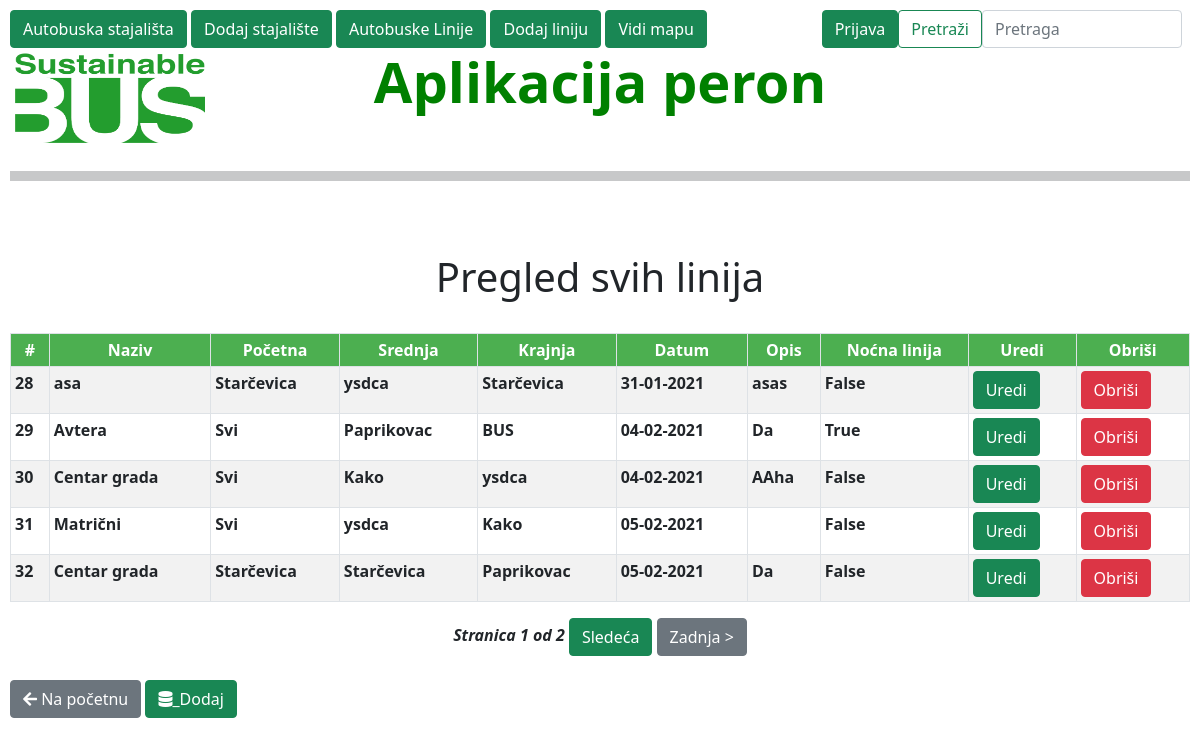
The app's page /line/ with its own data.
### peron/models.py (models this page shows, shortened)
class Line(models.Model):
    name = models.CharField(max_length=200, blank=False)
    start = models.ForeignKey('Station', on_delete=models.CASCADE, null=False, blank=False, related_name='start')
    middle = models.ForeignKey('Station', on_delete=models.CASCADE, null=False, blank=False, related_name='middle')
    end = models.ForeignKey('Station', on_delete=models.CASCADE, null=False, blank=False, related_name='end')
    create_at = models.DateField(auto_now_add=True, blank=False)
    note = models.TextField(blank=True)
    night_line = models.BooleanField(default=False)

class Station(models.Model):
    name = models.CharField(max_length=200, blank = False)
    create_at = models.DateField(auto_now_add=True, blank=False)
    note = models.TextField(blank=True)
    longitude = models.DecimalField(max_digits=9, decimal_places=6, blank = False)
    latitude = models.DecimalField(max_digits=9, decimal_places=6, blank = False)
    def __str__(self):
        return self.name

### peron/views.py (the view)
# urls.py: path('line/', LineList.as_view(), name='lineList'),
class LineList(ListView):
    paginate_by = 5
    model = Line

### peron/templates/peron/line_list.html (shortened to what this page needs)
{% extends 'peron/base.html' %}
{% load static %}
{% block content %}
<body><br><br>
<h1 style = "text-align: center;">Pregled svih linija</h1><br>
<table class = "table table-striped table-bordered table-sm">
    <thead class = "thead-dark">
            <th>#</th>
            <th>Naziv</th>
            <th>Početna</th>
            <th>Srednja</th>
            <th>Krajnja</th>
            <th>Datum</th>
            <th>Opis</th>
            <th>Noćna linija</th>
            <th>Uredi</th>
            <th>Obriši</th>
    </thead>
{% for line in line_list %}
        <tr>
            <td>{{line.id}}</td>
            <td>{{line.name}}</td>
            <td>{{line.start}}</td>
            <td>{{line.middle}}</td>
            <td>{{line.end}}</td>
            <td>{{line.create_at}}</td>
            <td>{{line.note}}</td>
            <td>{{line.night_line}}</td>
            <td>
                <a href = "/line_edit/{{line.id}}"><span class = "btn btn-success">Uredi</span></a>
            </td>
            <td>
                <a href = "/line_delete/{{line.id}}" class = "btn btn-danger">Obriši</a>
            </td>
        </tr>
{% endfor %}
</table>
<div class="d-flex justify-content-center">
    <span class="step-links">
        <span class="current">
            <i><b>Stranica {{ page_obj.number }} od {{ page_obj.paginator.num_pages }}</b></i>
        </span>
        {% if page_obj.has_next %}
            <button class = "btn btn-success"><a href="?page={{ page_obj.next_page_number }}" style = "color: white; text-decoration: none;">Sledeća</a></button>
            <button class="btn btn-secondary"><a href="?page={{ page_obj.paginator.num_pages }}" style = "color: white; text-decoration: none;">Zadnja &gt;</a></button>
        {% endif %}
    </span>
</div>
<br>
<button class="btn btn-secondary"><i class="fa fa-arrow-left" aria-hidden="true"></i>
</i><a href="/" style = "color: white; text-decoration: none;">Na početnu</a></button>
<button type = "submit" class = "btn btn-success"><i class = "fas fa-database"></i><a href="../line_add" style = "color: white; text-decoration: none;">_Dodaj</a></button>
</body>
</html>
{% endblock %}

### peron/templates/peron/base.html (shortened to what this page needs)
{% load static %}
<!doctype html>
<html lang="en">
    <head>
        <link rel="stylesheet" href="{% static 'css/style.css' %}" >
        <link href="https://cdn.jsdelivr.net/npm/bootstrap@5.0.0-beta1/dist/css/bootstrap.min.css"
        rel="stylesheet">
        <link rel="stylesheet" href="https://cdnjs.cloudflare.com/ajax/libs/font-awesome/5.15.2/css/all.min.css">
    </head>
        <body>
            <div>
                    <div class="jumbotron">
                        <nav>
                            <div>
                                <a href="/station" class = "btn btn-success">Autobuska stajališta</a>
                                <a href="/station_add" class = "btn btn-success">Dodaj stajalište</a>
                                <a href="/line" class = "btn btn-success">Autobuske Linije</a>
                                <a href="/line_add" class = "btn btn-success">Dodaj liniju</a>
                                <a href="/map" class = "btn btn-success">Vidi mapu</a>
                                <input class="form-control me-2" type="search" style = "width: 200px; float: right; position: relative;" placeholder="Pretraga" aria-label="Search">
                                <button class="btn btn-outline-success" style = "position: relative; float: right" type="submit">Pretraži</button>
                                {% if user.is_authenticated %}
                                    <a href="{% url 'logout' %}" class = "btn btn-danger" style = "float: right; margin-left: 5px; margin-right: 5px;">Odjava</a>
                                    <a href="{% url 'profile' %}" class = "btn btn-success" style = "background-color: #4CAF50; float:right;"><i class="far fa-user"></i></a>
                                {% else %}
                                    <a href="{% url 'login' %}" class = "btn btn-success" style = "float: right;">Prijava</a>
                                {% endif %}
                            </div>
                        </nav>
                        <a href="/"><img border = "0" alt = "BusImage" src="{% static 'images/logo.png' %}" width="200" height="100" style = "position: absolute; padding: 5px;"></a>
                        <h1 class="display-4 text-center" style = "font-weight: bold; text-align: center; color:green;">Aplikacija peron</h1><br>
                        <hr style="height:10px;" class="my-4">
                        {% block content %}
                        {% endblock %}
        </body>
</html>

### peron/static/css/style.css (style rules this page uses)
html { height: 100%; margin: 0; padding: 5px; }
body { background-color: hsla(89, 63%, 36%, 0.9); height: 100%; padding: 5px; }
td { font-weight: bold; }
th { background-color: #4CAF50 !important; color: white; text-align: center !important; }
* { box-sizing: border-box; }
body { margin: 0; padding: 5; }

### records on screen
Line: id "28", name "asa", start "Starčevica", middle "ysdca", end "Starčevica", create_at "31-01-2021", note "asas", night_line "False"
Line: id "29", name "Avtera", start "Svi", middle "Paprikovac", end "BUS", create_at "04-02-2021", note "Da", night_line "True"
Line: id "30", name "Centar grada", start "Svi", middle "Kako", end "ysdca", create_at "04-02-2021", note "AAha", night_line "False"
Line: id "31", name "Matrični", start "Svi", middle "ysdca", end "Kako", create_at "05-02-2021", night_line "False"
Line: id "32", name "Centar grada", start "Starčevica", middle "Starčevica", end "Paprikovac", create_at "05-02-2021", note "Da", night_line "False"

### other values on screen
{{ page_obj.number }} "1"
{{ page_obj.paginator.num_pages }} "2"
